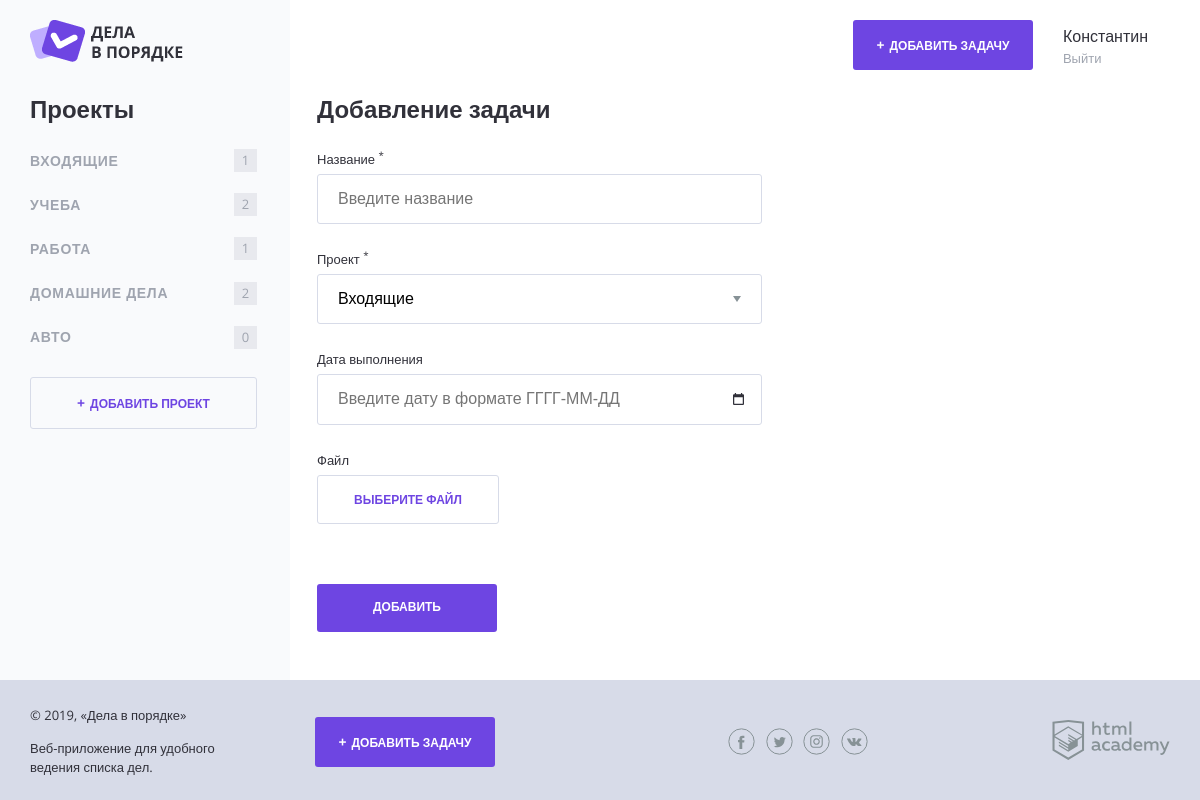
The page /add.php on the database its author committed.
### tables this page shows
CREATE TABLE projects (
	id INT AUTO_INCREMENT PRIMARY KEY,
	name CHAR(64) NOT NULL,
	user_id INT NOT NULL
);

### helpers.php (called while the page is built, shortened)
<?php
function include_template($name, array $data = []) {
    $name = 'templates/' . $name;
    extract($data);
    require $name;
    $result = ob_get_clean();
    return $result;
}
function calculate_tasks ($project, $tasks) {
    $counter_task = 0;
    foreach ($tasks as $task) {
        if ($task['name'] == $project) {
            $counter_task++;
        }
    }
    return $counter_task;
};

### mysqli_connect.php (called while the page is built, shortened)
<?php
$connection_resource = mysqli_connect("localhost", "root", "root", "doingsdone");
mysqli_set_charset($connection_resource, "utf8");
$user_id = 1;
$user_id = intval($user_id);
$sql_request_projects = "SELECT name, id FROM projects WHERE user_id = ".$user_id;
$result_request_projects = mysqli_query($connection_resource, $sql_request_projects);
$projects = mysqli_fetch_all($result_request_projects, MYSQLI_ASSOC);
$sql_request_tasks = "SELECT task_name, dt_deadline, status, p.name, p.id FROM tasks t
JOIN projects p
ON t.projec_id = p.id
WHERE t.user_id = ".$user_id;
$result_request_tasks = mysqli_query($connection_resource, $sql_request_tasks);
$tasks = mysqli_fetch_all($result_request_tasks, MYSQLI_ASSOC);
?>

### templates/form-task.php (the view, shortened to what this page needs)
<div class="content">
  <?php print($main_navigation); ?>
  <main class="content__main">
    <h2 class="content__main-heading">Добавление задачи</h2>
    <form class="form" method="post" autocomplete="off" enctype="multipart/form-data">
      <div class="form__row">
        <label class="form__label" for="name">Название <sup>*</sup></label>
        <input class="form__input<?php if (isset($form_errors['task_name'])): ?> form__input--error<?php endif;?>" type="text" name="name" id="name" value="" placeholder="Введите название">
      </div>
      <div class="form__row">
        <label class="form__label" for="project">Проект <sup>*</sup></label>
        <select class="form__input form__input--select <?php if (isset($form_errors['task_id_project'])): ?>form__input--error<?php endif;?>" name="project" id="project">
          <?php foreach ($projects as $project): ?>
          <option value="<?=$project['id']?>"><?=$project['name']?></option>
          <?php endforeach; ?>
        </select>
      </div>
      <div class="form__row">
        <label class="form__label" for="date">Дата выполнения</label>
        <input class="form__input form__input--date <?php if (isset($form_errors['task_date'])): ?>form__input--error<?php endif;?>" type="text" name="date" id="date" value="" placeholder="Введите дату в формате ГГГГ-ММ-ДД">
      </div>
      <div class="form__row">
        <label class="form__label" for="file">Файл</label>
        <div class="form__input-file">
          <label class="button button--transparent" for="file">
            <span>Выберите файл</span>
          </label>
        </div>
      </div>
      <div class="form__row form__row--controls">
        <input class="button" type="submit" name="send" value="Добавить">
      </div>
    </form>
  </main>
</div>

### templates/main-navigation.php (shortened to what this page needs)
<section class="content__side">
    <h2 class="content__side-heading">Проекты</h2>
    <nav class="main-navigation">
        <ul class="main-navigation__list">
            <?php foreach ($projects as $project): ?>
            <li class="main-navigation__list-item
            ">
                <a class="main-navigation__list-item-link" href="
                    ?project_id=<?=$project['id']?>"><?=htmlspecialchars($project['name']);?>
                </a>
                <span class="main-navigation__list-item-count">
                    <?=calculate_tasks($project['name'], $tasks);?>
                </span>
            </li>
            <?php endforeach; ?>
        </ul>
    </nav>
    <a class="button button--transparent button--plus content__side-button"
       href="add.php" target="project_add">Добавить проект</a>
</section>

### rows shown on the page
projects: name "ВХОДЯЩИЕ", name "1"
projects: name "УЧЕБА", name "2"
projects: name "РАБОТА", name "1"
projects: name "ДОМАШНИЕ ДЕЛА", name "2"
projects: name "АВТО", name "0"

### other values the page prints
$user_name "Константин"
form field project "Входящие"
